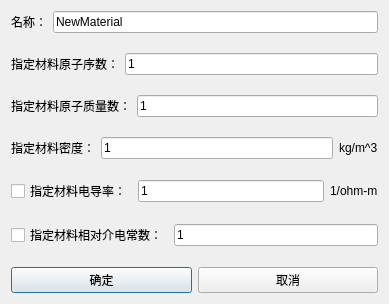
<?xml version="1.0" encoding="UTF-8"?>
<ui version="4.0">
 <class>Dialog_NewMaterialDlg</class>
 <widget class="QDialog" name="Dialog_NewMaterialDlg">
  <property name="windowModality">
   <enum>Qt::ApplicationModal</enum>
  </property>
  <property name="geometry">
   <rect>
    <x>0</x>
    <y>0</y>
    <width>389</width>
    <height>304</height>
   </rect>
  </property>
  <property name="minimumSize">
   <size>
    <width>0</width>
    <height>0</height>
   </size>
  </property>
  <property name="maximumSize">
   <size>
    <width>16777215</width>
    <height>16777215</height>
   </size>
  </property>
  <property name="windowTitle">
   <string>新材料</string>
  </property>
  <layout class="QGridLayout" name="gridLayout">
   <item row="1" column="0">
    <spacer name="verticalSpacer">
     <property name="orientation">
      <enum>Qt::Vertical</enum>
     </property>
     <property name="sizeHint" stdset="0">
      <size>
       <width>20</width>
       <height>40</height>
      </size>
     </property>
    </spacer>
   </item>
   <item row="5" column="0">
    <spacer name="verticalSpacer_3">
     <property name="orientation">
      <enum>Qt::Vertical</enum>
     </property>
     <property name="sizeHint" stdset="0">
      <size>
       <width>20</width>
       <height>40</height>
      </size>
     </property>
    </spacer>
   </item>
   <item row="9" column="0">
    <spacer name="verticalSpacer_5">
     <property name="orientation">
      <enum>Qt::Vertical</enum>
     </property>
     <property name="sizeHint" stdset="0">
      <size>
       <width>20</width>
       <height>40</height>
      </size>
     </property>
    </spacer>
   </item>
   <item row="3" column="0">
    <spacer name="verticalSpacer_2">
     <property name="orientation">
      <enum>Qt::Vertical</enum>
     </property>
     <property name="sizeHint" stdset="0">
      <size>
       <width>20</width>
       <height>40</height>
      </size>
     </property>
    </spacer>
   </item>
   <item row="7" column="0">
    <spacer name="verticalSpacer_4">
     <property name="orientation">
      <enum>Qt::Vertical</enum>
     </property>
     <property name="sizeHint" stdset="0">
      <size>
       <width>20</width>
       <height>40</height>
      </size>
     </property>
    </spacer>
   </item>
   <item row="2" column="0">
    <layout class="QHBoxLayout" name="horizontalLayout_2">
     <item>
      <widget class="QLabel" name="label_2">
       <property name="text">
        <string>指定材料原子序数：</string>
       </property>
      </widget>
     </item>
     <item>
      <widget class="QLineEdit" name="lineEdit_atomic_number">
       <property name="text">
        <string>1</string>
       </property>
      </widget>
     </item>
    </layout>
   </item>
   <item row="12" column="0">
    <layout class="QHBoxLayout" name="horizontalLayout_10">
     <item>
      <widget class="QPushButton" name="pushButton_ok">
       <property name="text">
        <string>确定</string>
       </property>
      </widget>
     </item>
     <item>
      <widget class="QPushButton" name="pushButton">
       <property name="text">
        <string>取消</string>
       </property>
      </widget>
     </item>
    </layout>
   </item>
   <item row="8" column="0">
    <layout class="QHBoxLayout" name="horizontalLayout_5">
     <item>
      <widget class="QCheckBox" name="checkBox_conductivity">
       <property name="text">
        <string>指定材料电导率：</string>
       </property>
      </widget>
     </item>
     <item>
      <widget class="QLineEdit" name="lineEdit_conductivity">
       <property name="text">
        <string>1</string>
       </property>
      </widget>
     </item>
     <item>
      <widget class="QLabel" name="label_5">
       <property name="text">
        <string>1/ohm-m</string>
       </property>
      </widget>
     </item>
    </layout>
   </item>
   <item row="6" column="0">
    <layout class="QHBoxLayout" name="horizontalLayout_4">
     <item>
      <widget class="QLabel" name="label_4">
       <property name="text">
        <string>指定材料密度：</string>
       </property>
      </widget>
     </item>
     <item>
      <widget class="QLineEdit" name="lineEdit_atomic_desity">
       <property name="text">
        <string>1</string>
       </property>
      </widget>
     </item>
     <item>
      <widget class="QLabel" name="label_6">
       <property name="text">
        <string>kg/m^3</string>
       </property>
      </widget>
     </item>
    </layout>
   </item>
   <item row="4" column="0">
    <layout class="QHBoxLayout" name="horizontalLayout_3">
     <item>
      <widget class="QLabel" name="label_3">
       <property name="text">
        <string>指定材料原子质量数：</string>
       </property>
      </widget>
     </item>
     <item>
      <widget class="QLineEdit" name="lineEdit_atomic_mass_number">
       <property name="text">
        <string>1</string>
       </property>
      </widget>
     </item>
    </layout>
   </item>
   <item row="0" column="0">
    <layout class="QHBoxLayout" name="horizontalLayout">
     <item>
      <widget class="QLabel" name="label">
       <property name="text">
        <string>名称：</string>
       </property>
      </widget>
     </item>
     <item>
      <widget class="QLineEdit" name="lineEdit_Name">
       <property name="text">
        <string>NewMaterial</string>
       </property>
      </widget>
     </item>
    </layout>
   </item>
   <item row="10" column="0">
    <layout class="QHBoxLayout" name="horizontalLayout_6">
     <item>
      <widget class="QCheckBox" name="checkBox_dielectric_constant">
       <property name="text">
        <string>指定材料相对介电常数：</string>
       </property>
      </widget>
     </item>
     <item>
      <widget class="QLineEdit" name="lineEdit_dielectric_constant">
       <property name="text">
        <string>1</string>
       </property>
      </widget>
     </item>
    </layout>
   </item>
   <item row="11" column="0">
    <spacer name="verticalSpacer_6">
     <property name="orientation">
      <enum>Qt::Vertical</enum>
     </property>
     <property name="sizeHint" stdset="0">
      <size>
       <width>20</width>
       <height>40</height>
      </size>
     </property>
    </spacer>
   </item>
  </layout>
 </widget>
 <tabstops>
  <tabstop>lineEdit_Name</tabstop>
  <tabstop>lineEdit_atomic_number</tabstop>
  <tabstop>lineEdit_atomic_mass_number</tabstop>
  <tabstop>lineEdit_atomic_desity</tabstop>
  <tabstop>checkBox_conductivity</tabstop>
  <tabstop>lineEdit_conductivity</tabstop>
  <tabstop>checkBox_dielectric_constant</tabstop>
  <tabstop>lineEdit_dielectric_constant</tabstop>
  <tabstop>pushButton_ok</tabstop>
  <tabstop>pushButton</tabstop>
 </tabstops>
 <resources/>
 <connections/>
</ui>
